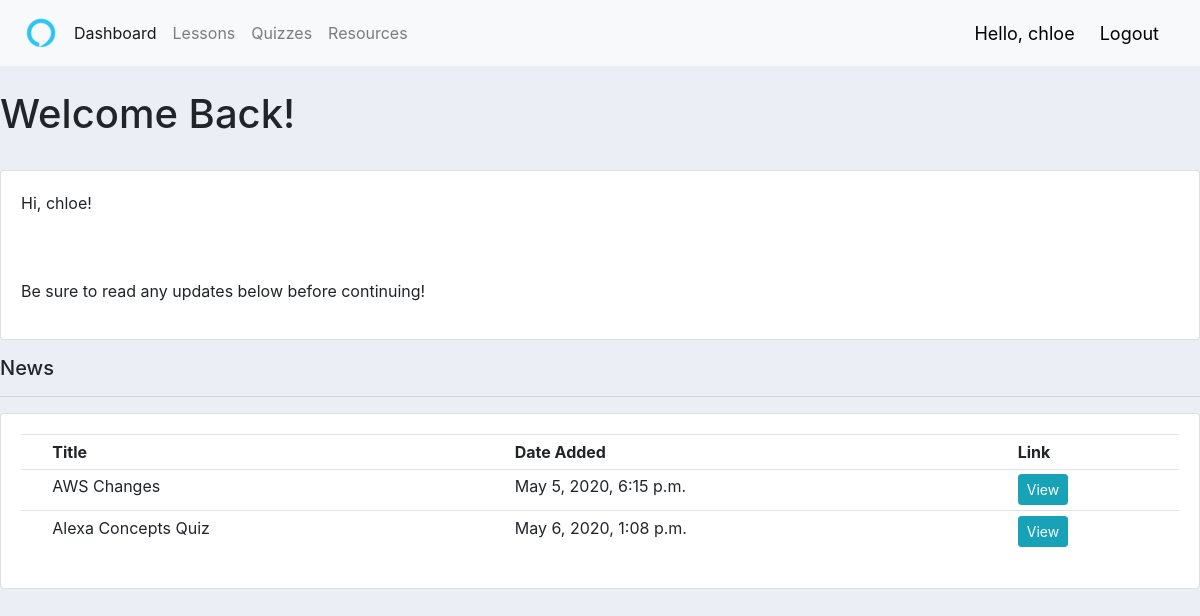
The app's page / (signed in) with its own data.
### elearningapp/models.py (models this page shows, shortened)
class Update(models.Model):
    update_name = models.CharField(max_length=200, null=True)
    date_created = models.DateTimeField(auto_now_add=True, null=True)
    update_text = models.CharField(max_length=1500, null=True)

### elearningapp/views.py (the view)
# urls.py: 2. Add a URL to urlpatterns:  path('', views.home, name='home')
@login_required(login_url='login')
def home(request):
    updates = Update.objects.all()
    context = {
        'updates':updates,
    }
    return render(request, 'elearningapp/dashboard.html',context)

### elearningapp/templates/elearningapp/dashboard.html (shortened to what this page needs)
{% extends 'elearningapp/main.html'%}
{% load static %}
{% block content %}
<br>
<h1>Welcome Back!</h1>
<br>
<div class="row">
	<div class="col-md">
		<div class="card card-body">
            <p>Hi, {{request.user}}!</p>
            <p>Be sure to read any updates below before continuing!</p>
		</div>
  </div>
</div>
<div class="row">
	<div class="col-md-12">
		<h5>News</h5>
		<hr>
		<div class="card card-body">
			<table class="table table-sm">
				<tr>
					<th></th>
					<th>Title</th>
                              <th>Date Added</th>
                              <th>Link</th>
				</tr>
				{% for update in updates %}
					<tr>
                                    <td></td>
						<td>{{update.update_name}}</td>
						<td>{{update.date_created}}</td>
						<td><a class="btn btn-sm btn-info" href="{% url 'update' update.id %}">View</a></td>
					</tr>
                        {% endfor %}
			</table>
		</div>
	</div>
{% endblock %}

### elearningapp/templates/elearningapp/navbar.html (shortened to what this page needs)
{% load static %}
<nav class="navbar navbar-expand-lg navbar-light bg-light">
    <img src="{% static 'images/logo.png'%}">
    <div class="collapse navbar-collapse" id="navbarNav">
      <ul class="navbar-nav">
        <li class="nav-item active">
          <a class="nav-link" href="{% url 'home' %}">Dashboard</a>
        </li>
        <li class="nav-item">
          <a class="nav-link" href="{% url 'lessons' %}">Lessons</a>
        </li>
            <a class="nav-link" href="{% url 'quiz' %}">Quizzes</a>
        <li class="nav-item">
          <a class="nav-link" href="{% url 'resources' %}">Resources</a>
      </ul>
    </div>
    <span class="hello-message">Hello, {{request.user}}</span>
    <span><a  class ="hello-message" href="{% url 'logout' %}">Logout</a></span>
  </nav>

### elearningapp/static/css/main.css (style rules this page uses)
body { background-color: #ebeff5; }

### elearningapp/templates/elearningapp/navbar.html (style rules this page uses)
.hello-message { font-size: 18px; color: black; margin-right: 25px; }

### records on screen
Update: update_name "AWS Changes", date_created "May 5, 2020, 6:15 p.m."
Update: update_name "Alexa Concepts Quiz", date_created "May 6, 2020, 1:08 p.m."

### other values on screen
{{ request.user }} "chloe"
